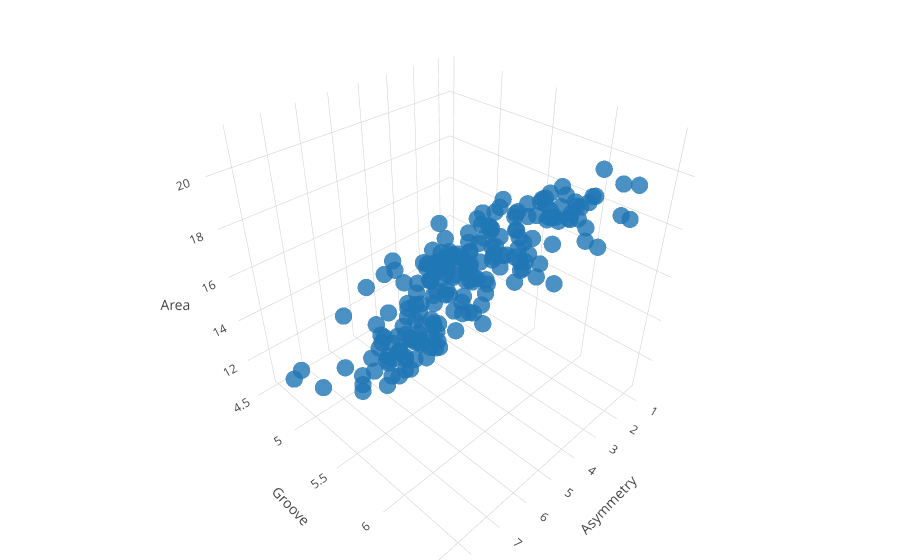

The notebook cell this image was saved under:
### Markdown cell above
If we now plot the `points` without the `labels`, we have the "unsupervised clustering problem" visualized. That is, with no prior knowledge of label assignment, generate `k` clusters. In fact, `k` won't even be known ahead of time, and with large dimensional data, may not be easily visualized.

### Code cell
trace1 = go.Scatter3d(x=points[:,0],y=points[:,1],z=points[:,2],mode='markers',marker=dict(size=6,colorscale='Viridis',opacity=0.8))
layout = go.Layout(scene = dict(xaxis = dict(title='Asymmetry'),yaxis = dict(title='Groove'),zaxis = dict(title='Area')),margin=dict(l=0,r=0,b=0,t=0),showlegend=False)
data = [trace1]; fig = go.Figure(data=data, layout=layout); iplot(fig)

### Figure 1 — Plotly figure (JSON) as saved in the notebook; plotly's stock layout.template omitted (floating-point values rounded to 4 significant figures; data arrays with more than 128 entries replaced by an {"elided": "..."} marker saying what was removed)
{"data": [{"marker": {"colorscale": "Viridis", "opacity": 0.8, "size": 6}, "mode": "markers", "type": "scatter3d", "x": {"elided": "210 float values"}, "y": {"elided": "210 float values"}, "z": {"elided": "210 float values"}}], "layout": {"margin": {"b": 0, "l": 0, "r": 0, "t": 0}, "scene": {"xaxis": {"title": "Asymmetry"}, "yaxis": {"title": "Groove"}, "zaxis": {"title": "Area"}}, "showlegend": false}}
